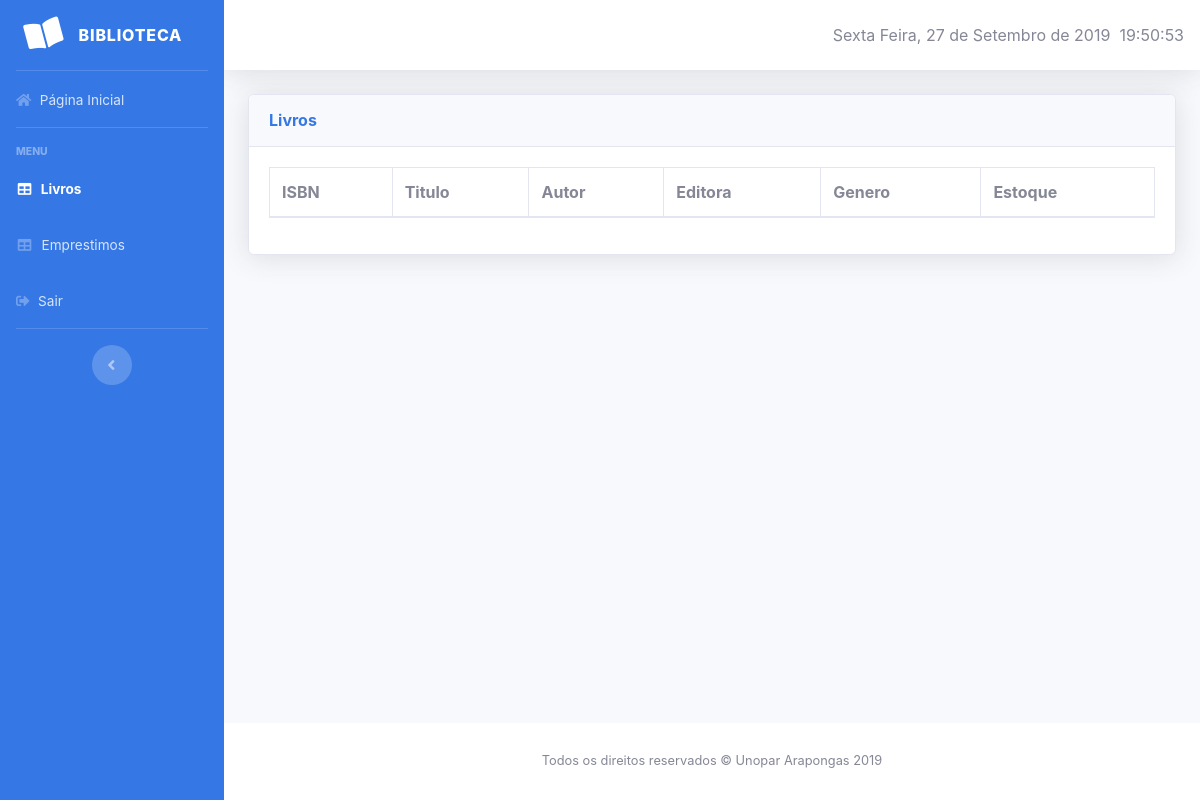
The app's page /view/viewLivros.php, older data.
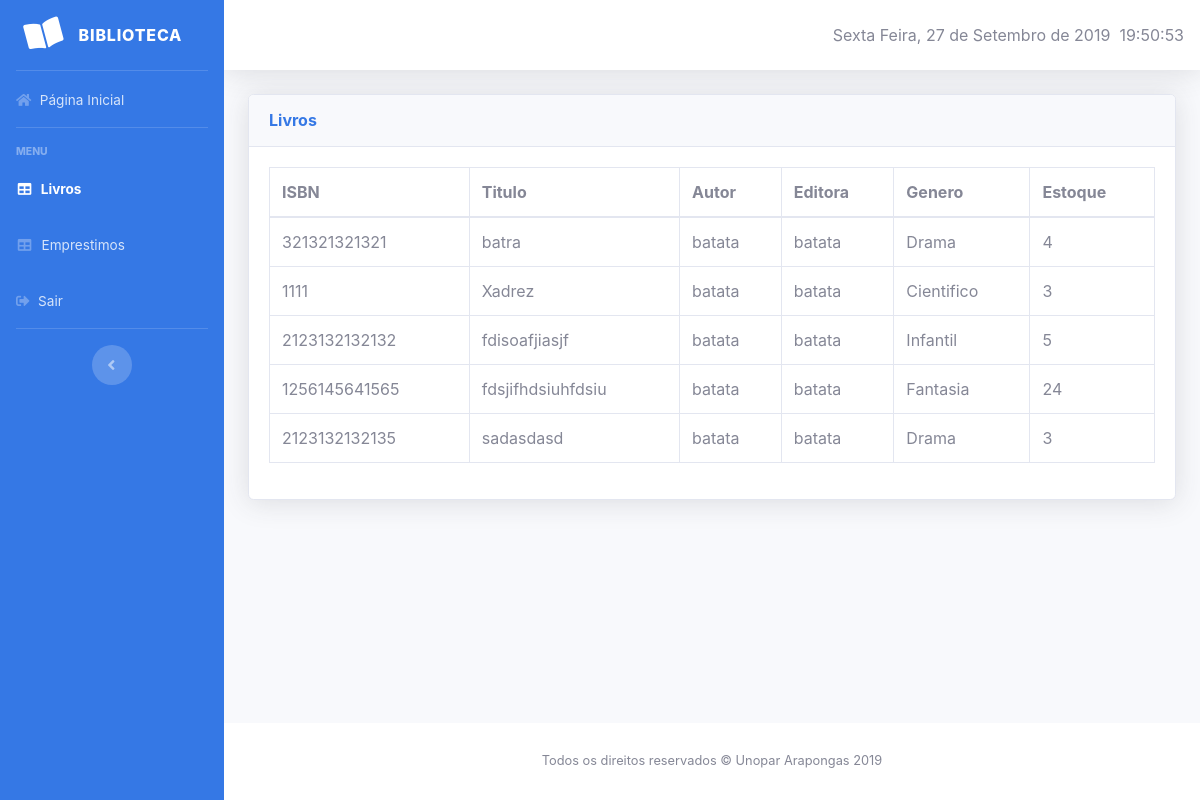
The same page, newer data.
### tables this page shows
CREATE TABLE `livros` (
  `id_livro` int(5) NOT NULL,
  `isbn` varchar(20) NOT NULL,
  `titulo_livro` varchar(50) NOT NULL,
  `id_autor` int(5) NOT NULL,
  `id_editora` int(5) NOT NULL,
  `id_genero` int(5) NOT NULL,
  `qtd_disponivel` int(5) NOT NULL
);

CREATE TABLE `autor` (
  `id_autor` int(5) NOT NULL,
  `nome_autor` varchar(20) NOT NULL
);

CREATE TABLE `editora` (
  `id_editora` int(5) NOT NULL,
  `nome_editora` varchar(25) NOT NULL
);

CREATE TABLE `genero` (
  `id_genero` int(5) NOT NULL,
  `desc_genero` varchar(20) NOT NULL
);

### view/viewLivros.php (the view, shortened to what this page needs)
<?php include "../control/conexao_banco.php"; ?>
<!DOCTYPE html>
<html lang="en">
<head>
    <link href="../vendor/fontawesome-free/css/all.min.css" rel="stylesheet" type="text/css">
    <link href="../css/sb-admin-2.min.css" rel="stylesheet">
    <link href="../vendor/datatables/dataTables.bootstrap4.min.css" rel="stylesheet">
</head>
<body id="page-top">
    <div id="wrapper">
        <ul class="navbar-nav sidebar sidebar-dark accordion" id="accordionSidebar" style="background-color: #3578E5">
            <a class="sidebar-brand d-flex align-items-center justify-content-center" href="view_aluno.php">
                <div class="sidebar-brand-icon rotate-n-15">
                    <i class="fas fa-book-open"></i>
                </div>
                <div class="sidebar-brand-text mx-3">Biblioteca</div>
            </a>
            <hr class="sidebar-divider my-0">
            <li class="nav-item">
                <a class="nav-link" href="aluno_view.php">
                    <i class="fas fa-home"></i>
                    <span>Página Inicial</span></a>
            </li>
            <hr class="sidebar-divider">
            <div class="sidebar-heading">
                Menu
            </div>
            <li class="nav-item active">
                <a class="nav-link" href="viewLivros.php">
                    <i class="fas fa-fw fa-table"></i>
                    <span>Livros</span></a>
            </li>
            <li class="nav-item">
                <a class="nav-link" href="viewEmprestimos.php">
                    <i class="fas fa-fw fa-table"></i>
                    <span>Emprestimos</span></a>
            </li>
            <li class="nav-item">
                <a class="nav-link" href="../sair.php">
                    <i class="fas fa-sign-out-alt"></i>
                    <span>Sair</span></a>
            </li>
            <hr class="sidebar-divider d-none d-md-block">
            <div class="text-center d-none d-md-inline">
                <button class="rounded-circle border-0" id="sidebarToggle"></button>
            </div>
        </ul>
        <div id="content-wrapper" class="d-flex flex-column">
            <div id="content">
                <nav class="navbar navbar-expand navbar-light bg-white topbar mb-4 static-top shadow">
                    <div id="demo"></div>
                </nav>
                <div class="container-fluid">
                    <div class="card shadow mb-4">
                        <div class="card-header py-3">
                            <h6 class="m-0 font-weight-bold" style="color: #3578E5;">Livros</h6>
                        </div>
                        <div class="card-body">
                            <div class="table-responsive">
                                <table class="table table-bordered" id="dataTable" width="100%" cellspacing="0">
                                    <thead>
                                        <tr>
                                            <th>ISBN</th>
                                            <th>Titulo</th>
                                            <th>Autor</th>
                                            <th>Editora</th>
                                            <th>Genero</th>
                                            <th>Estoque</th>
                                        </tr>
                                    </thead>
                                    <tbody>
                                        <?php
                                    $sql=mysqli_query($conexao, "SELECT * FROM livros JOIN genero ON livros.id_genero = genero.id_genero JOIN editora ON livros.id_editora = editora.id_editora JOIN autor ON livros.id_autor = autor.id_autor WHERE livros.id_livro <> 0");
                                    while($row = mysqli_fetch_array($sql)){ ?>
                                        <tr>
                                            <td><?php echo $row['isbn'];?></td>
                                            <td><?php echo $row['titulo_livro'];?></td>
                                            <td><?php echo $row['nome_autor'];?></td>
                                            <td><?php echo $row['nome_editora'];?></td>
                                            <td><?php echo $row['desc_genero'];?></td>
                                            <td><?php echo $row['qtd_disponivel'];?></td>
                                        </tr>
                                        <?php } ?>
                                    </tbody>
                                </table>
                            </div>
                        </div>
                    </div>
                </div>
            </div>
            <footer class="sticky-footer bg-white">
                <div class="container my-auto">
                    <div class="copyright text-center my-auto">
                        <span>Todos os direitos reservados &copy; Unopar Arapongas 2019</span>
                    </div>
                </div>
            </footer>
        </div>
    </div>
</body>
</html>

Row changes from the older to the newer data that the page shows:
added livros: isbn "321321321321", titulo_livro "batra", id_autor.nome_autor "batata", id_editora.nome_editora "batata", id_genero.desc_genero "Drama", qtd_disponivel "4"
added livros: isbn "1111", titulo_livro "Xadrez", id_autor.nome_autor "batata", id_editora.nome_editora "batata", id_genero.desc_genero "Cientifico", qtd_disponivel "3"
added livros: isbn "2123132132132", titulo_livro "fdisoafjiasjf", id_autor.nome_autor "batata", id_editora.nome_editora "batata", id_genero.desc_genero "Infantil", qtd_disponivel "5"
added livros: isbn "1256145641565", titulo_livro "fdsjifhdsiuhfdsiu", id_autor.nome_autor "batata", id_editora.nome_editora "batata", id_genero.desc_genero "Fantasia", qtd_disponivel "24"
added livros: isbn "2123132132135", titulo_livro "sadasdasd", id_autor.nome_autor "batata", id_editora.nome_editora "batata", id_genero.desc_genero "Drama", qtd_disponivel "3"
